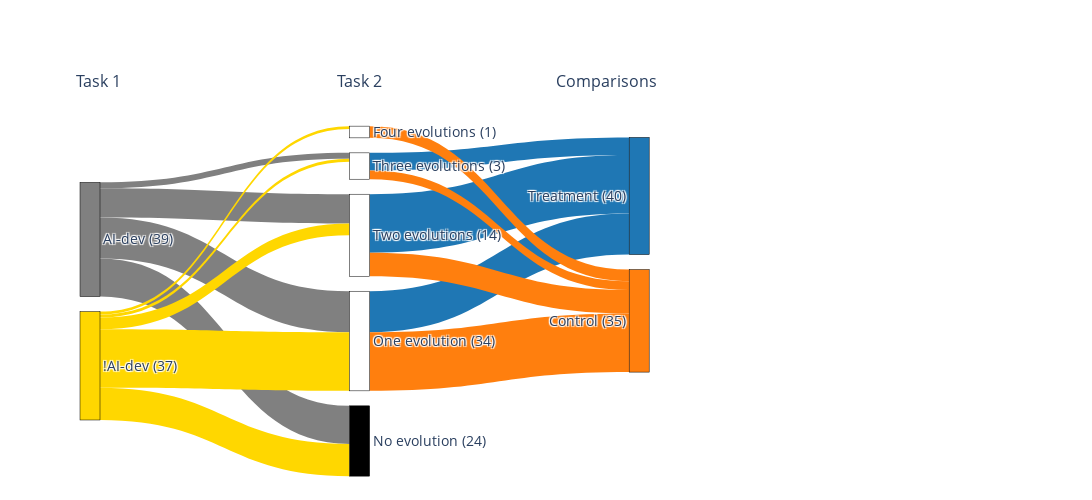

The notebook cell this image was saved under:
### Markdown cell above
# Create a Sankey diagram of how Task 1 solutions were assigned to Task 2 participants

### Code cell
# Create the folder if it doesn't exist
os.makedirs("figures", exist_ok=True)

# Labels for all nodes
labels = [
    "AI-dev (39)", "!AI-dev (37)",       # 0, 1
    "Four evolutions (1)", "Three evolutions (3)", "Two evolutions (14)", "One evolution (34)", "No evolution (24)",  # 2–6
    "Treatment (40)", "Control (35)"     # 7, 8
]

# Coordinates for layout (manual y for vertical alignment)
y_positions = [
    0.5, 0.5,   # AI-dev, !AI-dev
    0.1, 0.2, 0.4, 0.6, 0.8,  # Task 2 buckets (4→0)
    0.3, 0.6    # Treatment, Control
]

x_positions = [
    0.0, 0.0,   # AI-dev, !AI-dev
    0.3, 0.3, 0.3, 0.3, 0.3,  # Task 2 buckets
    0.6, 0.6    # Treatment, Control
]

# Flow from AI-dev (0) to Task 2 buckets (2–6)
sources = [0, 0, 0, 0, 0]
targets = [6, 5, 4, 3, 2]
values  = [13, 14, 10, 2, 0]

# Flow from !AI-dev (1) to Task 2 buckets
sources += [1, 1, 1, 1, 1]
targets += [6, 5, 4, 3, 2]
values  += [11, 20, 4, 1, 1]

# Flow from Task 2 buckets to Treatment (7) and Control (8)
sources += [6, 6, 5, 5, 4, 4, 3, 3, 2]
targets += [7, 8, 7, 8, 7, 8, 7, 8, 8]
values  += [0, 0, 14, 20, 20, 8, 6, 3, 4]

# Define colors for links for better traceability
link_colors = (
    [colors['ai_dark_gray']] * 5 +    # AI-dev to Task 2 buckets
    [colors['manual_work']] * 5 +    # !AI-dev to Task 2 buckets
    ["#2ca02c", "#2ca02c", colors['treatment_blue'], colors['control_orange'], colors['treatment_blue'], colors['control_orange'], 
     colors['treatment_blue'], colors['control_orange'], colors['control_orange']]
)

# Node colors
node_colors = [
    colors['ai_dark_gray'], colors['manual_work'],       # AI-dev, !AI-dev
    "#FFFFFF", "#FFFFFF", "#FFFFFF", "#FFFFFF", "#000000",  # Task 2 buckets
    colors['treatment_blue'], colors['control_orange']        # Treatment, Control
]

# Build the Sankey diagram
fig = go.Figure(data=[go.Sankey(
    arrangement="snap",
    node=dict(
        pad=15,
        thickness=20,
        line=dict(color="black", width=0.5),
        label=labels,
        color=node_colors,
        x=x_positions,
        y=y_positions
    ),
    link=dict(
        source=sources,
        target=targets,
        value=values,
        color=link_colors
    )
)])

fig.add_annotation(
    x=0.02, y=1.02, text="Task 1",
    showarrow=False, font=dict(size=16),
    xanchor="center", yanchor="bottom"
)

fig.add_annotation(
    x=0.3, y=1.02, text="Task 2",
    showarrow=False, font=dict(size=16),
    xanchor="center", yanchor="bottom"
)

fig.add_annotation(
    x=0.565, y=1.02, text="Comparisons",
    showarrow=False, font=dict(size=16),
    xanchor="center", yanchor="bottom"
)

fig.update_layout(font_size=14, width=1600, height=500)
fig.show()

# Save figure as HTML
fig.write_html("figures/sankey_ai_dev_outcomes.html")

### Figure 1 — Plotly figure (JSON) as saved in the notebook; plotly's stock layout.template omitted (floating-point values rounded to 4 significant figures)
{"data": [{"arrangement": "snap", "link": {"color": ["#808080", "#808080", "#808080", "#808080", "#808080", "#FFD700", "#FFD700", "#FFD700", "#FFD700", "#FFD700", "#2ca02c", "#2ca02c", "#1f77b4", "#ff7f0e", "#1f77b4", "#ff7f0e", "#1f77b4", "#ff7f0e", "#ff7f0e"], "source": [0, 0, 0, 0, 0, 1, 1, 1, 1, 1, 6, 6, 5, 5, 4, 4, 3, 3, 2], "target": [6, 5, 4, 3, 2, 6, 5, 4, 3, 2, 7, 8, 7, 8, 7, 8, 7, 8, 8], "value": [13, 14, 10, 2, 0, 11, 20, 4, 1, 1, 0, 0, 14, 20, 20, 8, 6, 3, 4]}, "node": {"color": ["#808080", "#FFD700", "#FFFFFF", "#FFFFFF", "#FFFFFF", "#FFFFFF", "#000000", "#1f77b4", "#ff7f0e"], "label": ["AI-dev (39)", "!AI-dev (37)", "Four evolutions (1)", "Three evolutions (3)", "Two evolutions (14)", "One evolution (34)", "No evolution (24)", "Treatment (40)", "Control (35)"], "line": {"color": "black", "width": 0.5}, "pad": 15, "thickness": 20, "x": [0, 0, 0.3, 0.3, 0.3, 0.3, 0.3, 0.6, 0.6], "y": [0.5, 0.5, 0.1, 0.2, 0.4, 0.6, 0.8, 0.3, 0.6]}, "type": "sankey"}], "layout": {"annotations": [{"font": {"size": 16}, "showarrow": false, "text": "Task 1", "x": 0.02, "xanchor": "center", "y": 1.02, "yanchor": "bottom"}, {"font": {"size": 16}, "showarrow": false, "text": "Task 2", "x": 0.3, "xanchor": "center", "y": 1.02, "yanchor": "bottom"}, {"font": {"size": 16}, "showarrow": false, "text": "Comparisons", "x": 0.565, "xanchor": "center", "y": 1.02, "yanchor": "bottom"}], "font": {"size": 14}, "height": 500, "width": 1600}}
